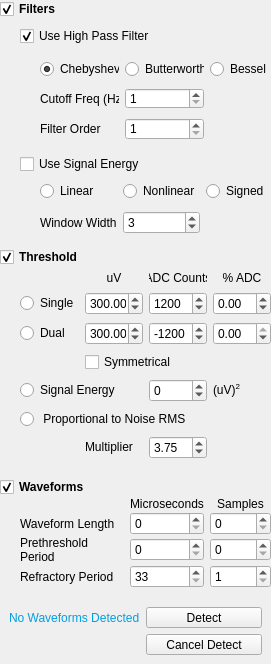
<?xml version="1.0" encoding="UTF-8"?>
<ui version="4.0">
 <class>OptionsDetectFrame</class>
 <widget class="QFrame" name="OptionsDetectFrame">
  <property name="geometry">
   <rect>
    <x>0</x>
    <y>0</y>
    <width>271</width>
    <height>664</height>
   </rect>
  </property>
  <property name="sizePolicy">
   <sizepolicy hsizetype="Maximum" vsizetype="Maximum">
    <horstretch>0</horstretch>
    <verstretch>0</verstretch>
   </sizepolicy>
  </property>
  <property name="minimumSize">
   <size>
    <width>0</width>
    <height>0</height>
   </size>
  </property>
  <property name="mouseTracking">
   <bool>true</bool>
  </property>
  <property name="windowTitle">
   <string/>
  </property>
  <property name="frameShape">
   <enum>QFrame::NoFrame</enum>
  </property>
  <property name="frameShadow">
   <enum>QFrame::Raised</enum>
  </property>
  <layout class="QVBoxLayout" name="verticalLayout">
   <property name="spacing">
    <number>0</number>
   </property>
   <property name="sizeConstraint">
    <enum>QLayout::SetMaximumSize</enum>
   </property>
   <property name="leftMargin">
    <number>0</number>
   </property>
   <property name="topMargin">
    <number>0</number>
   </property>
   <property name="rightMargin">
    <number>0</number>
   </property>
   <property name="bottomMargin">
    <number>0</number>
   </property>
   <item>
    <widget class="ExpandButton" name="checkBoxFilters">
     <property name="sizePolicy">
      <sizepolicy hsizetype="Fixed" vsizetype="Fixed">
       <horstretch>0</horstretch>
       <verstretch>0</verstretch>
      </sizepolicy>
     </property>
     <property name="minimumSize">
      <size>
       <width>0</width>
       <height>17</height>
      </size>
     </property>
     <property name="font">
      <font>
       <weight>75</weight>
       <bold>true</bold>
      </font>
     </property>
     <property name="text">
      <string>Filters</string>
     </property>
     <property name="checked">
      <bool>true</bool>
     </property>
    </widget>
   </item>
   <item>
    <widget class="QWidget" name="widgetFilters" native="true">
     <property name="minimumSize">
      <size>
       <width>271</width>
       <height>171</height>
      </size>
     </property>
     <layout class="QGridLayout" name="gridLayout_5">
      <property name="leftMargin">
       <number>20</number>
      </property>
      <property name="topMargin">
       <number>8</number>
      </property>
      <property name="rightMargin">
       <number>0</number>
      </property>
      <property name="bottomMargin">
       <number>7</number>
      </property>
      <property name="verticalSpacing">
       <number>7</number>
      </property>
      <item row="0" column="0">
       <widget class="QCheckBox" name="checkBoxUseHighPassFilter">
        <property name="sizePolicy">
         <sizepolicy hsizetype="Preferred" vsizetype="Fixed">
          <horstretch>0</horstretch>
          <verstretch>0</verstretch>
         </sizepolicy>
        </property>
        <property name="font">
         <font>
          <weight>50</weight>
          <bold>false</bold>
         </font>
        </property>
        <property name="text">
         <string>Use High Pass Filter</string>
        </property>
        <property name="checked">
         <bool>true</bool>
        </property>
        <property name="tristate">
         <bool>true</bool>
        </property>
       </widget>
      </item>
      <item row="1" column="0">
       <widget class="QWidget" name="widgetHighPass" native="true">
        <property name="autoFillBackground">
         <bool>false</bool>
        </property>
        <layout class="QGridLayout" name="gridLayout_2">
         <property name="leftMargin">
          <number>20</number>
         </property>
         <property name="topMargin">
          <number>6</number>
         </property>
         <property name="rightMargin">
          <number>0</number>
         </property>
         <property name="bottomMargin">
          <number>7</number>
         </property>
         <property name="verticalSpacing">
          <number>9</number>
         </property>
         <item row="0" column="0">
          <widget class="QRadioButton" name="radioButtonElliptic">
           <property name="sizePolicy">
            <sizepolicy hsizetype="Preferred" vsizetype="Fixed">
             <horstretch>0</horstretch>
             <verstretch>0</verstretch>
            </sizepolicy>
           </property>
           <property name="text">
            <string>Chebyshev1</string>
           </property>
           <property name="checked">
            <bool>true</bool>
           </property>
          </widget>
         </item>
         <item row="0" column="1">
          <widget class="QRadioButton" name="radioButtonButterworth">
           <property name="sizePolicy">
            <sizepolicy hsizetype="Preferred" vsizetype="Fixed">
             <horstretch>0</horstretch>
             <verstretch>0</verstretch>
            </sizepolicy>
           </property>
           <property name="text">
            <string>Butterworth</string>
           </property>
          </widget>
         </item>
         <item row="0" column="2">
          <widget class="QRadioButton" name="radioButtonBessel">
           <property name="sizePolicy">
            <sizepolicy hsizetype="Preferred" vsizetype="Fixed">
             <horstretch>0</horstretch>
             <verstretch>0</verstretch>
            </sizepolicy>
           </property>
           <property name="text">
            <string>Bessel</string>
           </property>
          </widget>
         </item>
         <item row="1" column="0">
          <widget class="QLabel" name="labelCutOffFreq">
           <property name="text">
            <string>Cutoff Freq (Hz)</string>
           </property>
          </widget>
         </item>
         <item row="1" column="1">
          <widget class="SpinBoxBlank" name="spinBoxCutOffFreq">
           <property name="sizePolicy">
            <sizepolicy hsizetype="Preferred" vsizetype="Fixed">
             <horstretch>0</horstretch>
             <verstretch>0</verstretch>
            </sizepolicy>
           </property>
           <property name="minimum">
            <number>1</number>
           </property>
           <property name="maximum">
            <number>15000</number>
           </property>
           <property name="value">
            <number>1</number>
           </property>
          </widget>
         </item>
         <item row="2" column="0">
          <widget class="QLabel" name="labelFilterOrder">
           <property name="text">
            <string>Filter Order</string>
           </property>
           <property name="buddy">
            <cstring>spinBoxFilterOrder</cstring>
           </property>
          </widget>
         </item>
         <item row="2" column="1">
          <widget class="SpinBoxBlank" name="spinBoxFilterOrder">
           <property name="sizePolicy">
            <sizepolicy hsizetype="Preferred" vsizetype="Fixed">
             <horstretch>0</horstretch>
             <verstretch>0</verstretch>
            </sizepolicy>
           </property>
           <property name="minimum">
            <number>1</number>
           </property>
           <property name="maximum">
            <number>12</number>
           </property>
          </widget>
         </item>
        </layout>
       </widget>
      </item>
      <item row="2" column="0">
       <widget class="QCheckBox" name="checkBoxUseSignalEnergy">
        <property name="sizePolicy">
         <sizepolicy hsizetype="Preferred" vsizetype="Fixed">
          <horstretch>0</horstretch>
          <verstretch>0</verstretch>
         </sizepolicy>
        </property>
        <property name="text">
         <string>Use Signal Energy</string>
        </property>
        <property name="tristate">
         <bool>true</bool>
        </property>
       </widget>
      </item>
      <item row="3" column="0">
       <widget class="QWidget" name="widgetSE" native="true">
        <property name="autoFillBackground">
         <bool>false</bool>
        </property>
        <layout class="QGridLayout" name="gridLayout_4">
         <property name="leftMargin">
          <number>20</number>
         </property>
         <property name="topMargin">
          <number>0</number>
         </property>
         <property name="rightMargin">
          <number>0</number>
         </property>
         <property name="bottomMargin">
          <number>7</number>
         </property>
         <property name="verticalSpacing">
          <number>10</number>
         </property>
         <item row="0" column="0">
          <widget class="QRadioButton" name="radioButtonSignalEnergy">
           <property name="sizePolicy">
            <sizepolicy hsizetype="Preferred" vsizetype="Fixed">
             <horstretch>0</horstretch>
             <verstretch>0</verstretch>
            </sizepolicy>
           </property>
           <property name="text">
            <string>Linear</string>
           </property>
          </widget>
         </item>
         <item row="0" column="1">
          <widget class="QRadioButton" name="radioButtonNonlinearSignalenergy">
           <property name="sizePolicy">
            <sizepolicy hsizetype="Preferred" vsizetype="Fixed">
             <horstretch>0</horstretch>
             <verstretch>0</verstretch>
            </sizepolicy>
           </property>
           <property name="text">
            <string>Nonlinear</string>
           </property>
          </widget>
         </item>
         <item row="0" column="2">
          <widget class="QRadioButton" name="radioButtonSignedSignalEnergy">
           <property name="sizePolicy">
            <sizepolicy hsizetype="Preferred" vsizetype="Fixed">
             <horstretch>0</horstretch>
             <verstretch>0</verstretch>
            </sizepolicy>
           </property>
           <property name="text">
            <string>Signed</string>
           </property>
          </widget>
         </item>
         <item row="1" column="0">
          <widget class="QLabel" name="labelEnergyWindow">
           <property name="text">
            <string>Window Width</string>
           </property>
           <property name="buddy">
            <cstring>spinBoxSignalEnergy</cstring>
           </property>
          </widget>
         </item>
         <item row="1" column="1">
          <widget class="SpinBoxBlank" name="spinBoxSignalEnergy">
           <property name="sizePolicy">
            <sizepolicy hsizetype="Preferred" vsizetype="Fixed">
             <horstretch>0</horstretch>
             <verstretch>0</verstretch>
            </sizepolicy>
           </property>
           <property name="minimum">
            <number>1</number>
           </property>
           <property name="value">
            <number>3</number>
           </property>
          </widget>
         </item>
        </layout>
       </widget>
      </item>
     </layout>
    </widget>
   </item>
   <item>
    <widget class="ExpandButton" name="checkBoxThreshold">
     <property name="sizePolicy">
      <sizepolicy hsizetype="Fixed" vsizetype="Fixed">
       <horstretch>0</horstretch>
       <verstretch>0</verstretch>
      </sizepolicy>
     </property>
     <property name="minimumSize">
      <size>
       <width>0</width>
       <height>17</height>
      </size>
     </property>
     <property name="font">
      <font>
       <weight>75</weight>
       <bold>true</bold>
      </font>
     </property>
     <property name="text">
      <string>Threshold</string>
     </property>
     <property name="checked">
      <bool>true</bool>
     </property>
    </widget>
   </item>
   <item>
    <widget class="QWidget" name="widgetThreshold" native="true">
     <property name="minimumSize">
      <size>
       <width>271</width>
       <height>211</height>
      </size>
     </property>
     <property name="autoFillBackground">
      <bool>false</bool>
     </property>
     <layout class="QGridLayout" name="gridLayout_3">
      <property name="leftMargin">
       <number>20</number>
      </property>
      <property name="topMargin">
       <number>0</number>
      </property>
      <property name="rightMargin">
       <number>0</number>
      </property>
      <property name="bottomMargin">
       <number>7</number>
      </property>
      <property name="verticalSpacing">
       <number>2</number>
      </property>
      <item row="2" column="2">
       <widget class="QSpinBox" name="spinBoxADCCounts2">
        <property name="sizePolicy">
         <sizepolicy hsizetype="Preferred" vsizetype="Fixed">
          <horstretch>0</horstretch>
          <verstretch>0</verstretch>
         </sizepolicy>
        </property>
        <property name="minimum">
         <number>-32763</number>
        </property>
        <property name="maximum">
         <number>32764</number>
        </property>
        <property name="value">
         <number>-1200</number>
        </property>
       </widget>
      </item>
      <item row="4" column="2">
       <widget class="SpinBoxBlank" name="spinBoxSignalEnergyThreshold">
        <property name="sizePolicy">
         <sizepolicy hsizetype="Preferred" vsizetype="Fixed">
          <horstretch>0</horstretch>
          <verstretch>0</verstretch>
         </sizepolicy>
        </property>
        <property name="minimum">
         <number>-2147483647</number>
        </property>
        <property name="maximum">
         <number>2147483647</number>
        </property>
       </widget>
      </item>
      <item row="2" column="0">
       <widget class="QRadioButton" name="radioButtonDual">
        <property name="sizePolicy">
         <sizepolicy hsizetype="Maximum" vsizetype="Fixed">
          <horstretch>0</horstretch>
          <verstretch>0</verstretch>
         </sizepolicy>
        </property>
        <property name="text">
         <string>Dual</string>
        </property>
       </widget>
      </item>
      <item row="1" column="0">
       <widget class="QRadioButton" name="radioButtonSingle">
        <property name="sizePolicy">
         <sizepolicy hsizetype="Maximum" vsizetype="Fixed">
          <horstretch>0</horstretch>
          <verstretch>0</verstretch>
         </sizepolicy>
        </property>
        <property name="text">
         <string>Single</string>
        </property>
       </widget>
      </item>
      <item row="1" column="3">
       <widget class="QDoubleSpinBox" name="doubleSpinBoxADCRange1">
        <property name="sizePolicy">
         <sizepolicy hsizetype="Preferred" vsizetype="Fixed">
          <horstretch>0</horstretch>
          <verstretch>0</verstretch>
         </sizepolicy>
        </property>
        <property name="minimum">
         <double>-100.000000000000000</double>
        </property>
        <property name="maximum">
         <double>100.000000000000000</double>
        </property>
        <property name="singleStep">
         <double>0.010000000000000</double>
        </property>
        <property name="value">
         <double>0.000000000000000</double>
        </property>
       </widget>
      </item>
      <item row="0" column="3">
       <widget class="QLabel" name="labelPercentADCRange">
        <property name="sizePolicy">
         <sizepolicy hsizetype="Preferred" vsizetype="Fixed">
          <horstretch>0</horstretch>
          <verstretch>0</verstretch>
         </sizepolicy>
        </property>
        <property name="text">
         <string>% ADC</string>
        </property>
        <property name="alignment">
         <set>Qt::AlignCenter</set>
        </property>
       </widget>
      </item>
      <item row="2" column="3">
       <widget class="QDoubleSpinBox" name="doubleSpinBoxADCRange2">
        <property name="sizePolicy">
         <sizepolicy hsizetype="Preferred" vsizetype="Fixed">
          <horstretch>0</horstretch>
          <verstretch>0</verstretch>
         </sizepolicy>
        </property>
        <property name="minimum">
         <double>-100.000000000000000</double>
        </property>
        <property name="maximum">
         <double>0.000000000000000</double>
        </property>
        <property name="singleStep">
         <double>0.010000000000000</double>
        </property>
        <property name="value">
         <double>0.000000000000000</double>
        </property>
       </widget>
      </item>
      <item row="4" column="0" colspan="2">
       <widget class="QRadioButton" name="radioButtonSE">
        <property name="sizePolicy">
         <sizepolicy hsizetype="Preferred" vsizetype="Fixed">
          <horstretch>0</horstretch>
          <verstretch>0</verstretch>
         </sizepolicy>
        </property>
        <property name="text">
         <string>Signal Energy</string>
        </property>
       </widget>
      </item>
      <item row="0" column="2">
       <widget class="QLabel" name="labelADCCounts">
        <property name="sizePolicy">
         <sizepolicy hsizetype="Preferred" vsizetype="Fixed">
          <horstretch>0</horstretch>
          <verstretch>0</verstretch>
         </sizepolicy>
        </property>
        <property name="text">
         <string>ADC Counts</string>
        </property>
        <property name="alignment">
         <set>Qt::AlignCenter</set>
        </property>
       </widget>
      </item>
      <item row="1" column="1">
       <widget class="QDoubleSpinBox" name="spinBoxMicroVolts1">
        <property name="sizePolicy">
         <sizepolicy hsizetype="Preferred" vsizetype="Fixed">
          <horstretch>0</horstretch>
          <verstretch>0</verstretch>
         </sizepolicy>
        </property>
        <property name="minimum">
         <double>-8191.000000000000000</double>
        </property>
        <property name="maximum">
         <double>8191.000000000000000</double>
        </property>
        <property name="value">
         <double>300.000000000000000</double>
        </property>
       </widget>
      </item>
      <item row="2" column="1">
       <widget class="QDoubleSpinBox" name="spinBoxMicroVolts2">
        <property name="sizePolicy">
         <sizepolicy hsizetype="Preferred" vsizetype="Fixed">
          <horstretch>0</horstretch>
          <verstretch>0</verstretch>
         </sizepolicy>
        </property>
        <property name="minimum">
         <double>-8191.000000000000000</double>
        </property>
        <property name="maximum">
         <double>8191.000000000000000</double>
        </property>
        <property name="value">
         <double>300.000000000000000</double>
        </property>
       </widget>
      </item>
      <item row="0" column="1">
       <widget class="QLabel" name="labelMicroVolts">
        <property name="sizePolicy">
         <sizepolicy hsizetype="Preferred" vsizetype="Fixed">
          <horstretch>0</horstretch>
          <verstretch>0</verstretch>
         </sizepolicy>
        </property>
        <property name="text">
         <string>uV</string>
        </property>
        <property name="alignment">
         <set>Qt::AlignCenter</set>
        </property>
       </widget>
      </item>
      <item row="1" column="2">
       <widget class="QSpinBox" name="spinBoxADCCounts1">
        <property name="sizePolicy">
         <sizepolicy hsizetype="Preferred" vsizetype="Fixed">
          <horstretch>0</horstretch>
          <verstretch>0</verstretch>
         </sizepolicy>
        </property>
        <property name="minimum">
         <number>-32764</number>
        </property>
        <property name="maximum">
         <number>32764</number>
        </property>
        <property name="value">
         <number>1200</number>
        </property>
       </widget>
      </item>
      <item row="3" column="1" colspan="2">
       <widget class="CheckBoxBlank" name="checkBoxSymetrical">
        <property name="sizePolicy">
         <sizepolicy hsizetype="Preferred" vsizetype="Fixed">
          <horstretch>0</horstretch>
          <verstretch>0</verstretch>
         </sizepolicy>
        </property>
        <property name="text">
         <string>Symmetrical</string>
        </property>
        <property name="tristate">
         <bool>true</bool>
        </property>
       </widget>
      </item>
      <item row="6" column="1">
       <widget class="QLabel" name="labelMultiplier">
        <property name="sizePolicy">
         <sizepolicy hsizetype="Preferred" vsizetype="Fixed">
          <horstretch>0</horstretch>
          <verstretch>0</verstretch>
         </sizepolicy>
        </property>
        <property name="text">
         <string>Multiplier</string>
        </property>
        <property name="alignment">
         <set>Qt::AlignLeading|Qt::AlignLeft|Qt::AlignVCenter</set>
        </property>
       </widget>
      </item>
      <item row="4" column="3">
       <widget class="QLabel" name="labeluVSquared">
        <property name="text">
         <string>&lt;html&gt;&lt;head/&gt;&lt;body&gt;&lt;p&gt;(uV)&lt;span style=&quot; vertical-align:super;&quot;&gt;2&lt;/span&gt;&lt;/p&gt;&lt;/body&gt;&lt;/html&gt;</string>
        </property>
       </widget>
      </item>
      <item row="5" column="0" colspan="3">
       <widget class="QRadioButton" name="radioButtonNoiseRMS">
        <property name="sizePolicy">
         <sizepolicy hsizetype="Preferred" vsizetype="Fixed">
          <horstretch>0</horstretch>
          <verstretch>0</verstretch>
         </sizepolicy>
        </property>
        <property name="text">
         <string> Proportional to Noise RMS</string>
        </property>
       </widget>
      </item>
      <item row="6" column="2">
       <widget class="DoubleSpinBoxBlank" name="spinBoxMultiplier">
        <property name="minimum">
         <double>-10.000000000000000</double>
        </property>
        <property name="maximum">
         <double>10.000000000000000</double>
        </property>
        <property name="singleStep">
         <double>0.250000000000000</double>
        </property>
        <property name="value">
         <double>3.750000000000000</double>
        </property>
       </widget>
      </item>
     </layout>
    </widget>
   </item>
   <item>
    <widget class="ExpandButton" name="checkBoxWaveform">
     <property name="sizePolicy">
      <sizepolicy hsizetype="Fixed" vsizetype="Fixed">
       <horstretch>0</horstretch>
       <verstretch>0</verstretch>
      </sizepolicy>
     </property>
     <property name="minimumSize">
      <size>
       <width>0</width>
       <height>0</height>
      </size>
     </property>
     <property name="font">
      <font>
       <weight>75</weight>
       <bold>true</bold>
      </font>
     </property>
     <property name="text">
      <string>Waveforms</string>
     </property>
     <property name="checked">
      <bool>true</bool>
     </property>
    </widget>
   </item>
   <item>
    <widget class="QWidget" name="widgetWaveforms" native="true">
     <property name="minimumSize">
      <size>
       <width>271</width>
       <height>101</height>
      </size>
     </property>
     <layout class="QGridLayout" name="gridLayout">
      <property name="leftMargin">
       <number>20</number>
      </property>
      <property name="topMargin">
       <number>0</number>
      </property>
      <property name="rightMargin">
       <number>0</number>
      </property>
      <property name="verticalSpacing">
       <number>1</number>
      </property>
      <item row="1" column="2">
       <widget class="QSpinBox" name="spinBoxLengthSamples">
        <property name="minimum">
         <number>0</number>
        </property>
        <property name="maximum">
         <number>128</number>
        </property>
       </widget>
      </item>
      <item row="2" column="2">
       <widget class="QSpinBox" name="spinBoxPreThresholdSamples">
        <property name="minimum">
         <number>0</number>
        </property>
        <property name="maximum">
         <number>128</number>
        </property>
       </widget>
      </item>
      <item row="3" column="2">
       <widget class="QSpinBox" name="spinBoxDeadTimeSamples">
        <property name="minimum">
         <number>1</number>
        </property>
        <property name="maximum">
         <number>60000</number>
        </property>
       </widget>
      </item>
      <item row="0" column="1">
       <widget class="QLabel" name="labelMicrosecs">
        <property name="sizePolicy">
         <sizepolicy hsizetype="Preferred" vsizetype="Fixed">
          <horstretch>0</horstretch>
          <verstretch>0</verstretch>
         </sizepolicy>
        </property>
        <property name="text">
         <string>Microseconds</string>
        </property>
        <property name="alignment">
         <set>Qt::AlignCenter</set>
        </property>
       </widget>
      </item>
      <item row="0" column="2">
       <widget class="QLabel" name="labelSamples">
        <property name="sizePolicy">
         <sizepolicy hsizetype="Preferred" vsizetype="Fixed">
          <horstretch>0</horstretch>
          <verstretch>0</verstretch>
         </sizepolicy>
        </property>
        <property name="text">
         <string>Samples</string>
        </property>
        <property name="alignment">
         <set>Qt::AlignCenter</set>
        </property>
       </widget>
      </item>
      <item row="2" column="0">
       <widget class="QLabel" name="labelPrethreshold">
        <property name="text">
         <string>Prethreshold Period</string>
        </property>
        <property name="wordWrap">
         <bool>true</bool>
        </property>
       </widget>
      </item>
      <item row="1" column="1">
       <widget class="QSpinBox" name="spinBoxLength">
        <property name="minimum">
         <number>0</number>
        </property>
        <property name="maximum">
         <number>60000</number>
        </property>
       </widget>
      </item>
      <item row="2" column="1">
       <widget class="QSpinBox" name="spinBoxPreThreshold">
        <property name="minimum">
         <number>0</number>
        </property>
        <property name="maximum">
         <number>60000</number>
        </property>
       </widget>
      </item>
      <item row="3" column="0">
       <widget class="QLabel" name="labelDeadTime">
        <property name="statusTip">
         <string>Total time range of the waveform segments extracted from the continuous record</string>
        </property>
        <property name="text">
         <string>Refractory Period</string>
        </property>
        <property name="wordWrap">
         <bool>true</bool>
        </property>
       </widget>
      </item>
      <item row="3" column="1">
       <widget class="QSpinBox" name="spinBoxDeadTime">
        <property name="minimum">
         <number>33</number>
        </property>
        <property name="maximum">
         <number>60000</number>
        </property>
       </widget>
      </item>
      <item row="1" column="0">
       <widget class="QLabel" name="labelLength">
        <property name="text">
         <string>Waveform Length</string>
        </property>
        <property name="wordWrap">
         <bool>true</bool>
        </property>
       </widget>
      </item>
     </layout>
    </widget>
   </item>
   <item>
    <widget class="QWidget" name="widget" native="true">
     <property name="minimumSize">
      <size>
       <width>0</width>
       <height>31</height>
      </size>
     </property>
     <layout class="QGridLayout" name="gridLayout_6">
      <item row="0" column="0">
       <widget class="QLabel" name="labelDetected">
        <property name="styleSheet">
         <string notr="true">color: #009FE3</string>
        </property>
        <property name="text">
         <string>No Waveforms Detected</string>
        </property>
       </widget>
      </item>
      <item row="0" column="1">
       <widget class="BlackrockButton" name="pushButtonDetect">
        <property name="text">
         <string>Detect</string>
        </property>
       </widget>
      </item>
      <item row="1" column="1">
       <widget class="BlackrockButton" name="pushButtonCancelDetect">
        <property name="text">
         <string>Cancel Detect</string>
        </property>
       </widget>
      </item>
     </layout>
    </widget>
   </item>
   <item>
    <spacer name="verticalSpacer">
     <property name="orientation">
      <enum>Qt::Vertical</enum>
     </property>
     <property name="sizeHint" stdset="0">
      <size>
       <width>20</width>
       <height>1</height>
      </size>
     </property>
    </spacer>
   </item>
  </layout>
 </widget>
 <customwidgets>
  <customwidget>
   <class>ExpandButton</class>
   <extends>QCheckBox</extends>
   <header location="global">../widgets/expandbutton.h</header>
  </customwidget>
  <customwidget>
   <class>BlackrockButton</class>
   <extends>QPushButton</extends>
   <header>../widgets/BlackrockButton.h</header>
  </customwidget>
  <customwidget>
   <class>SpinBoxBlank</class>
   <extends>QSpinBox</extends>
   <header location="global">../widgets/SpinBoxBlank.h</header>
  </customwidget>
  <customwidget>
   <class>CheckBoxBlank</class>
   <extends>QCheckBox</extends>
   <header>../widgets/CheckBoxBlank.h</header>
  </customwidget>
  <customwidget>
   <class>DoubleSpinBoxBlank</class>
   <extends>QDoubleSpinBox</extends>
   <header>../widgets/DoubleSpinBoxBlank.h</header>
  </customwidget>
 </customwidgets>
 <resources/>
 <connections/>
</ui>
